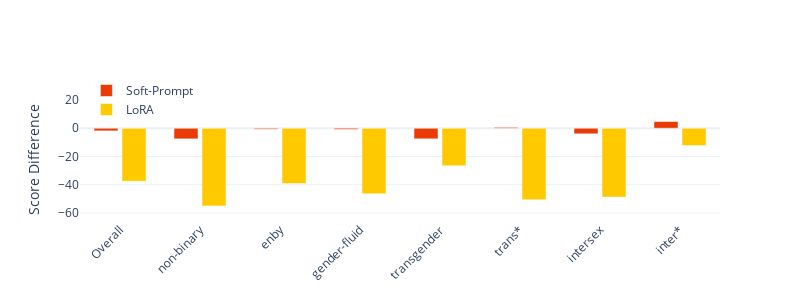
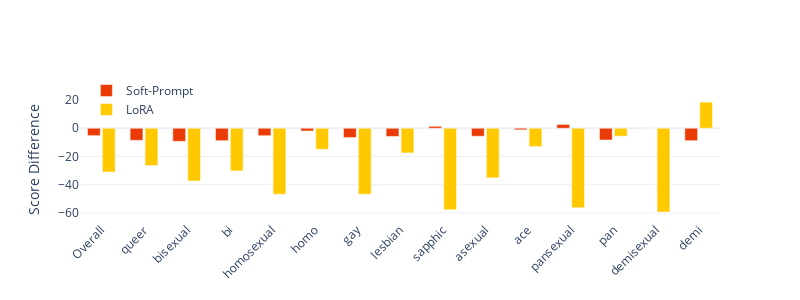

Notebook source saved alongside these figures, in order:
### Code cell
import matplotlib.pyplot as plt
from plotly import graph_objects as go

def create_barchart_v2(combined_df, bias_type):
    # Setting up the plot
    fig = go.Figure()
    modes = ['Soft-Prompt', 'LoRA']
    
    min_val = 100
    max_val = 0
    for j, mode in enumerate(modes):
        # Filter data for the current model and mode
        # Add bar trace to the figure
        # sort category by ['Overall', 'queer', 'bisexual', 'bi', 'homosexual', 'homo', 'gay', 'lesbian', 'sapphic', 'asexual', 'ace', 'pansexual', 'pan', 'demisexual', 'demi'] 
        
        
        fig.add_trace(go.Bar(
            x=combined_df['Category'],
            y=combined_df[mode],
            name=mode,  # Set the name for the legend
            marker=dict(color=colors[j+1]),
            width=0.3, # Adjust bar width for better visual appeal,
           
        ))
        
        mode_min = combined_df[mode].min()
        mode_max = combined_df[mode].max()
        if mode_min < min_val:
            min_val = mode_min
        if mode_max > max_val:
            max_val = mode_max
    
    # for all df get the min value of all columns and the max value of all columns
    
    
    
    # Update the layout for the figure
    fig.update_layout(
        # title=f'Mean differences to pretrained model for {bias_type}',
        yaxis_range = [-65, 20],
        yaxis=dict(title='Score Difference'),
        xaxis=dict(tickangle=-45),
        # legend_title_text='PEFT mode',
        showlegend=True,
        bargap=0.3,  
        template='plotly_white', # Add gap between bars in the same category
    )
    
    fig.update_layout(legend=dict(
    yanchor="top",
    xanchor="left",
        x=0.01,
        y = 1.2,
    ), 
    width=800,
    height=300)

    # Save the plot as a PDF file with the model name in the filename
    pdf_filename = f'../data/results/winoqueer/barchart_{bias_type.replace(" ", "_")}_diff.pdf'
    fig.write_image(pdf_filename)

    # Optionally show the plot (if running interactively)
    fig.show()

combined_sexual['Category'] = pd.Categorical(combined_sexual['Category'], categories=['Overall', 'queer', 'bisexual', 'bi', 'homosexual', 'homo', 'gay', 'lesbian', 'sapphic', 'asexual', 'ace', 'pansexual', 'pan', 'demisexual', 'demi'], ordered=True)

combined_sexual = combined_sexual.sort_values('Category')
                    
print(combined_sexual)                
# Creating bar charts for both gender and sexual orientation differences
create_barchart_v2(combined_gender, 'Gender Identity')
create_barchart_v2(combined_sexual, 'Sexual Identity')

### Figure 1 — Plotly figure (JSON) as saved in the notebook; plotly's stock layout.template omitted (floating-point values rounded to 4 significant figures)
{"data": [{"marker": {"color": "rgb(234, 59, 6)"}, "name": "Soft-Prompt", "width": 0.3, "x": ["Overall", "non-binary", "enby", "gender-fluid", "transgender", "trans*", "intersex", "inter*"], "y": [-1.87, -7.54, -0.6533, -0.8467, -7.503, 0.64, -3.963, 4.773], "type": "bar"}, {"marker": {"color": "rgb(255, 201, 0)"}, "name": "LoRA", "width": 0.3, "x": ["Overall", "non-binary", "enby", "gender-fluid", "transgender", "trans*", "intersex", "inter*"], "y": [-37.49, -55.02, -39.2, -46.4, -26.57, -50.64, -48.79, -12.24], "type": "bar"}], "layout": {"yaxis": {"range": [-65, 20], "title": {"text": "Score Difference"}}, "xaxis": {"tickangle": -45}, "showlegend": true, "bargap": 0.3, "legend": {"yanchor": "top", "xanchor": "left", "x": 0.01, "y": 1.2}, "width": 800, "height": 300}}

### Figure 2 — Plotly figure (JSON) as saved in the notebook; plotly's stock layout.template omitted (floating-point values rounded to 4 significant figures)
{"data": [{"marker": {"color": "rgb(234, 59, 6)"}, "name": "Soft-Prompt", "width": 0.3, "x": ["Overall", "queer", "bisexual", "bi", "homosexual", "homo", "gay", "lesbian", "sapphic", "asexual", "ace", "pansexual", "pan", "demisexual", "demi"], "y": [-5.273, -8.58, -9.28, -8.827, -5.303, -1.96, -6.593, -5.823, 1.387, -5.68, -1.143, 2.683, -8.333, -0.08, -8.83], "type": "bar"}, {"marker": {"color": "rgb(255, 201, 0)"}, "name": "LoRA", "width": 0.3, "x": ["Overall", "queer", "bisexual", "bi", "homosexual", "homo", "gay", "lesbian", "sapphic", "asexual", "ace", "pansexual", "pan", "demisexual", "demi"], "y": [-31.01, -26.43, -37.35, -30.25, -46.71, -14.92, -46.73, -17.51, -57.82, -35.15, -13.01, -56.36, -5.627, -59.32, 18.5], "type": "bar"}], "layout": {"yaxis": {"range": [-65, 20], "title": {"text": "Score Difference"}}, "xaxis": {"tickangle": -45}, "showlegend": true, "bargap": 0.3, "legend": {"yanchor": "top", "xanchor": "left", "x": 0.01, "y": 1.2}, "width": 800, "height": 300}}
